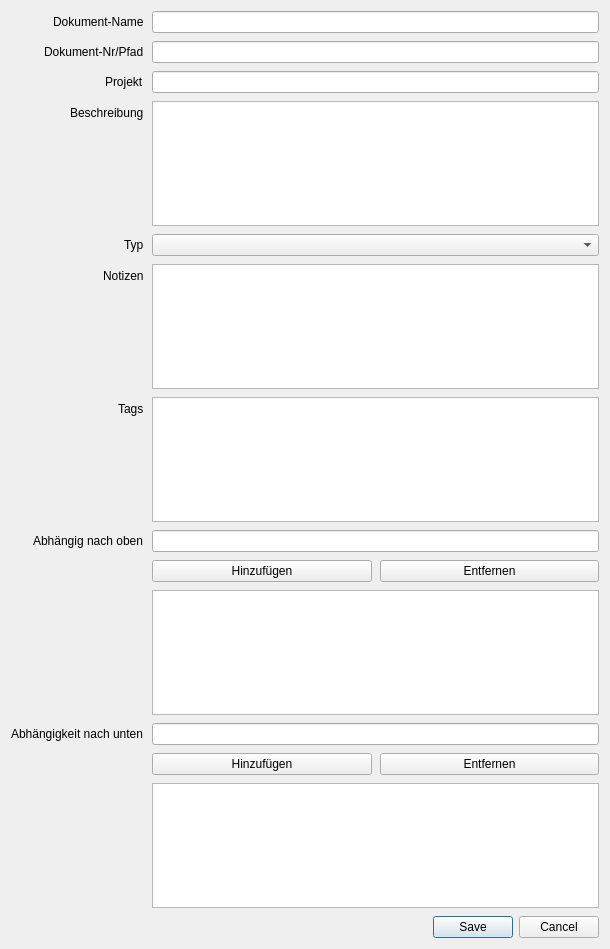
<?xml version="1.0" encoding="UTF-8"?>
<ui version="4.0">
 <class>FileDialog</class>
 <widget class="QDialog" name="FileDialog">
  <property name="geometry">
   <rect>
    <x>0</x>
    <y>0</y>
    <width>610</width>
    <height>949</height>
   </rect>
  </property>
  <property name="windowTitle">
   <string>Neue Aufgabe</string>
  </property>
  <layout class="QVBoxLayout" name="vbox_outer">
   <property name="spacing">
    <number>8</number>
   </property>
   <item>
    <layout class="QFormLayout" name="form">
     <property name="labelAlignment">
      <set>Qt::AlignmentFlag::AlignRight|Qt::AlignmentFlag::AlignTrailing|Qt::AlignmentFlag::AlignVCenter</set>
     </property>
     <item row="0" column="0">
      <widget class="QLabel" name="lblDokName">
       <property name="text">
        <string>Dokument-Name</string>
       </property>
      </widget>
     </item>
     <item row="0" column="1">
      <widget class="QLineEdit" name="leFileName"/>
     </item>
     <item row="1" column="0">
      <widget class="QLabel" name="lblDokNrPfad">
       <property name="text">
        <string>Dokument-Nr/Pfad</string>
       </property>
      </widget>
     </item>
     <item row="1" column="1">
      <widget class="QLineEdit" name="leFileRef"/>
     </item>
     <item row="2" column="0">
      <widget class="QLabel" name="lblProjekt">
       <property name="text">
        <string>Projekt</string>
       </property>
      </widget>
     </item>
     <item row="2" column="1">
      <widget class="QLineEdit" name="leFileProject"/>
     </item>
     <item row="3" column="0">
      <widget class="QLabel" name="lblBeschreibung">
       <property name="text">
        <string>Beschreibung</string>
       </property>
      </widget>
     </item>
     <item row="3" column="1">
      <widget class="QTextEdit" name="teFileDescription">
       <property name="enabled">
        <bool>true</bool>
       </property>
      </widget>
     </item>
     <item row="4" column="0">
      <widget class="QLabel" name="lblStatus">
       <property name="text">
        <string>Typ</string>
       </property>
      </widget>
     </item>
     <item row="4" column="1">
      <widget class="QComboBox" name="cbFileType"/>
     </item>
     <item row="5" column="0">
      <widget class="QLabel" name="lblNotizen">
       <property name="text">
        <string>Notizen</string>
       </property>
      </widget>
     </item>
     <item row="5" column="1">
      <widget class="QTextEdit" name="teFileNotes"/>
     </item>
     <item row="6" column="0">
      <widget class="QLabel" name="lblFollow">
       <property name="text">
        <string>Tags</string>
       </property>
      </widget>
     </item>
     <item row="6" column="1">
      <widget class="QTextEdit" name="leFileTags"/>
     </item>
     <item row="7" column="1">
      <widget class="QLineEdit" name="leLinksInInput"/>
     </item>
     <item row="10" column="1">
      <widget class="QLineEdit" name="leLinksOutInput"/>
     </item>
     <item row="8" column="1">
      <layout class="QHBoxLayout" name="horizontalLayout_2">
       <item>
        <widget class="QPushButton" name="btnAddLinkIn">
         <property name="text">
          <string>Hinzufügen</string>
         </property>
        </widget>
       </item>
       <item>
        <widget class="QPushButton" name="btnRemoveLinkIn">
         <property name="text">
          <string>Entfernen</string>
         </property>
        </widget>
       </item>
      </layout>
     </item>
     <item row="7" column="0">
      <widget class="QLabel" name="label">
       <property name="text">
        <string>Abhängig nach oben</string>
       </property>
      </widget>
     </item>
     <item row="10" column="0">
      <widget class="QLabel" name="label_2">
       <property name="text">
        <string>Abhängigkeit nach unten</string>
       </property>
      </widget>
     </item>
     <item row="11" column="1">
      <layout class="QHBoxLayout" name="horizontalLayout_3">
       <item>
        <widget class="QPushButton" name="btnAddLinkOut">
         <property name="text">
          <string>Hinzufügen</string>
         </property>
        </widget>
       </item>
       <item>
        <widget class="QPushButton" name="btnRemoveLinkOut">
         <property name="text">
          <string>Entfernen</string>
         </property>
        </widget>
       </item>
      </layout>
     </item>
     <item row="9" column="1">
      <widget class="QListWidget" name="listFileLinksIn"/>
     </item>
     <item row="12" column="1">
      <widget class="QListWidget" name="listFileLinksOut"/>
     </item>
    </layout>
   </item>
   <item>
    <widget class="QDialogButtonBox" name="buttonBox">
     <property name="standardButtons">
      <set>QDialogButtonBox::StandardButton::Cancel|QDialogButtonBox::StandardButton::Save</set>
     </property>
    </widget>
   </item>
  </layout>
 </widget>
 <resources/>
 <connections/>
</ui>
